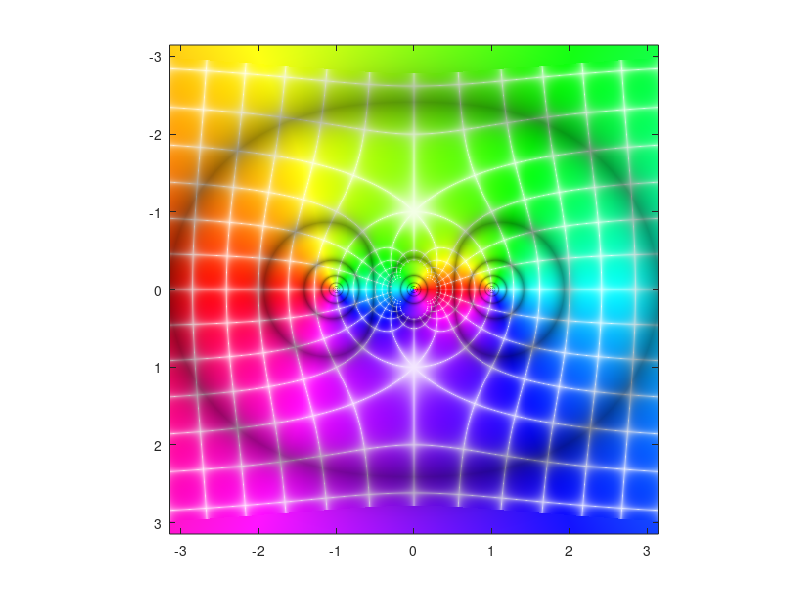

Reproduce this figure in MATLAB.
function img=zvisual7(func)
%zvisual7('func')
%visualization of complex function (domain coloring)
%hue is the angle of complex function
%sat is the white lines which is the real and imaginary value of  
%    complex function
%value is the black circles 
%usage
%
%   zvisual7  
%   calling zvisual7 without any argument draw z-1./z
%
%   zvisual7('sin(z)')
%   plots sin(z) from -pi to pi in x-axis  and -pi to pi in y-axis
%   
%   zvisual7('func')
%   'func' can be any function  
%   example: zvisual7('log(z)') , zvisual7( 'cot(z)')
%            zvisual7('z.^2 - 1./z') , zvisual7('z.^3-cos(z)')........
%   always use ./ .* .^ operators when passing 'func'
%   any function is drawn from -pi to pi on x-axis  and -pi to pi on y-axis  
%
%   to save image call function as 
%   img=zvisual7('log(z)');
%   imwrite(img,'domaincolor.png','png');
%   
if nargin==0
   func='z-1./z'; 
end
    
X  = linspace(-pi,pi,500);
Y  = linspace(-pi,pi,500);
lenx  = length(X);
leny  = length(Y);
Z     = zeros(length(X),length(Y));
colors= zeros(length(X),length(Y),3);
ColorMset = zeros(lenx,leny,3);
colors_uint8   = zeros(lenx,leny,3,'uint8');
for n = 1:lenx        
    Z(n,:)= Y(:)+i*X(n);
end

Z=feval(inline(func),Z);

hue=angle(Z)/(2*pi);
hue=-min(min(hue))+hue;
r=log(abs(Z))/(2*log(2));
        
        

z_real=real(Z);
z_imag=imag(Z);

%loop to limit imaginary and real value of function from -pi to pi
for m=1:length(X)*length(Y)
   if z_real(m)>pi || z_imag(m)>pi
      z_real(m)=pi;z_imag(m)=pi;
   elseif z_real(m)<-pi || z_imag(m)<-pi
      z_real(m)=-pi;z_imag(m)=-pi;
   else
      z_real(m)=z_real(m);z_imag(m)=z_imag(m);
   end
end
sat=mod(abs(cos(pi*z_imag).*cos(pi*z_real).*...
            sin(pi*z_imag).*sin(pi*z_real)).^0.5,1);
sat = 1 -(1-sat).^5; 
sat = 0.1 +sat *0.9;


val=abs(cos(2*pi*r));
val = 1 -(1-val).^2; 
val = 0.6 +val *0.4;



ColorMset(:,:,1) = hue;
ColorMset(:,:,2) = sat;
ColorMset(:,:,3) = val;

h_wait=waitbar(0,'Please  wait...');
for mm=1:lenx            
    for nn=1:leny        
           a=ColorMset(mm,nn,1);
           s=ColorMset(mm,nn,2);
           v=ColorMset(mm,nn,3);
           zo = floor(6*a); 
           rough = (zo); 
           f = a*6 - zo;
           p = v*(1-s);
           q = v*(1-s*f);
           t = v*(1-s*(1-f));
 
           switch (rough)    
          case 0 
                r=v; g=t; b=p;
          case 1 
                r=q; g=v; b=p;
          case 2 
                r=p; g=v; b=t;
          case 3 
                r=p; g=q; b=v;
          case 4 
                r=t; g=p; b=v;
          case 5 
                r=v; g=p; b=q;
          end             
                 
        
      co = (256*r); 
      if(co>255)          
         co = 255; 
      end                 
      colors(mm,nn,1) = co;
      co = (256*g); 
      if(co>255)          
          co = 255; 
      end                 
      colors(mm,nn,2) = co;
      co = (256*b); 
      if(co>255)          
         co = 255; 
      end                 
      colors(mm,nn,3) = co;

      end            
    waitbar(mm/lenx,h_wait);
end               
close(h_wait);

colors_uint8=uint8(colors);
image(X,Y,uint8(colors))
axis square
if nargout==1
    img=colors_uint8;
end

%function end
